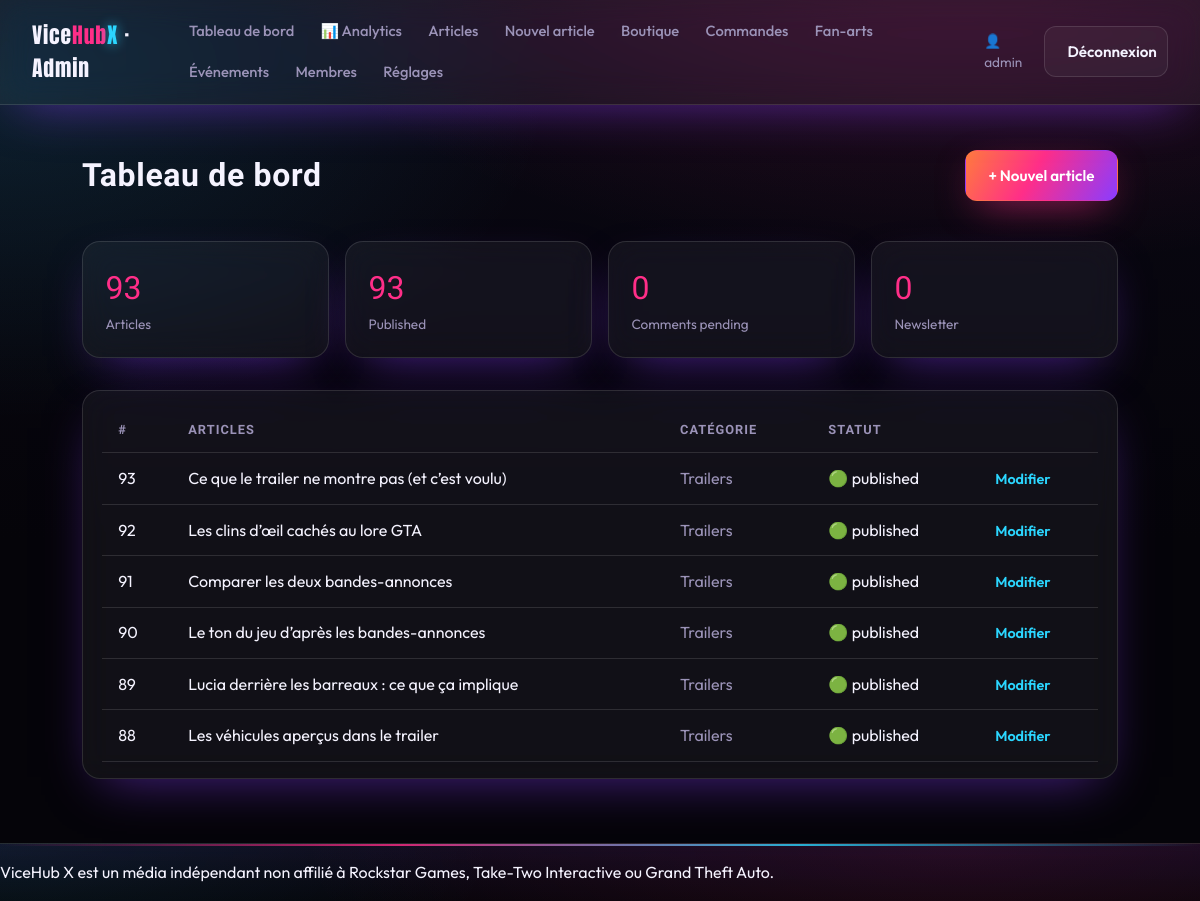
/admin/dashboard.php (signed in), run on an earlier commit of the app's database.
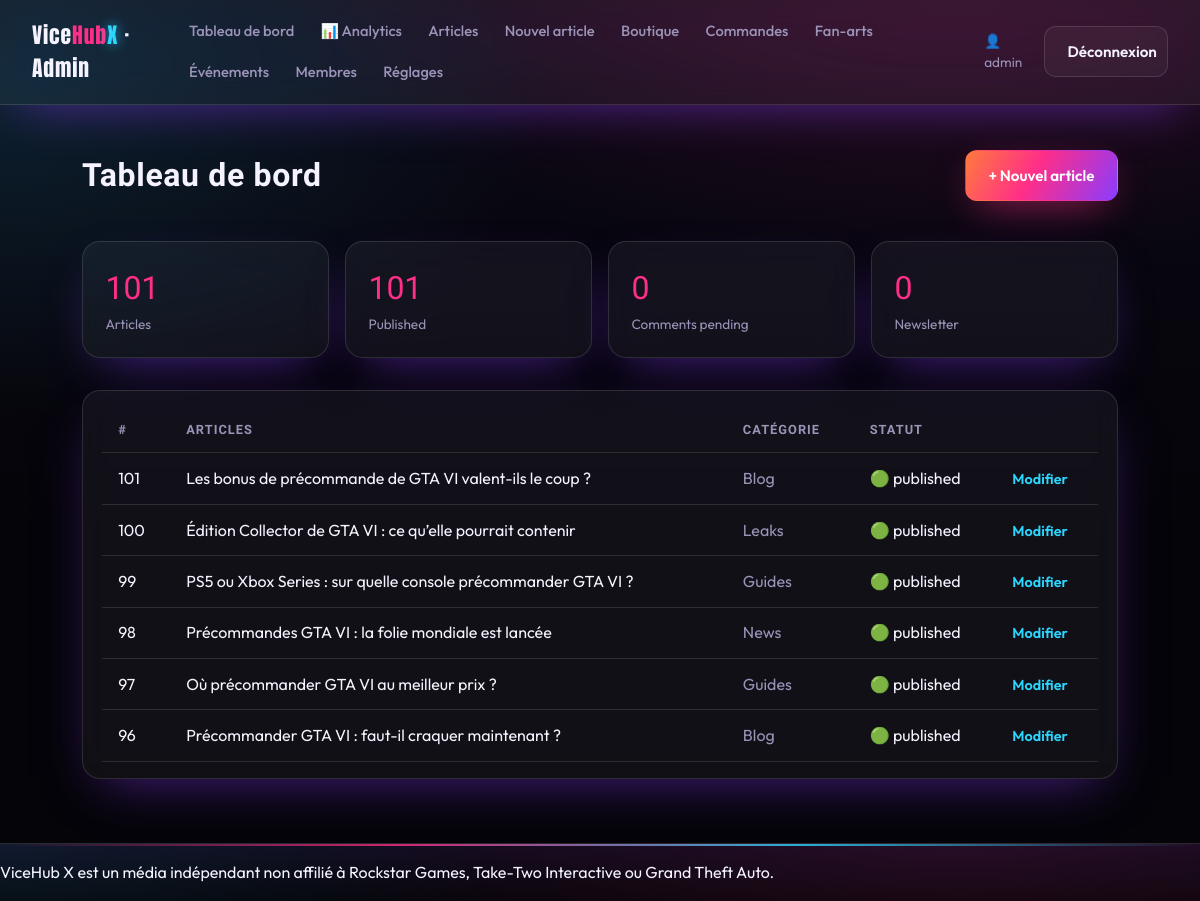
And on a later commit of the database.
### tables this page shows
CREATE TABLE articles (
    id           INT AUTO_INCREMENT PRIMARY KEY,
    category_id  INT,
    lang         ENUM('fr','en') NOT NULL DEFAULT 'fr',
    title        VARCHAR(200) NOT NULL,
    slug         VARCHAR(220) NOT NULL UNIQUE,
    excerpt      VARCHAR(400),
    body         MEDIUMTEXT,
    badge        VARCHAR(20) DEFAULT NULL,
    image        VARCHAR(255) DEFAULT NULL,
    author_id    INT DEFAULT NULL,
    status       ENUM('draft','pending','published') NOT NULL DEFAULT 'draft',
    published_at DATETIME DEFAULT NULL,
    created_at   DATETIME NOT NULL DEFAULT CURRENT_TIMESTAMP,
    CONSTRAINT fk_articles_cat FOREIGN KEY (category_id)
        REFERENCES categories(id) ON DELETE SET NULL,
    INDEX idx_status (status),
    INDEX idx_lang (lang)
);

CREATE TABLE categories (
    id   INT AUTO_INCREMENT PRIMARY KEY,
    name VARCHAR(80) NOT NULL,
    slug VARCHAR(80) NOT NULL UNIQUE
);

### includes/functions.php (called while the page is built, shortened)
<?php
function e(?string $value): string
{
    return htmlspecialchars((string) $value, ENT_QUOTES | ENT_SUBSTITUTE, 'UTF-8');
}
function t(string $key): string
{
    return $GLOBALS['LANG'][$key] ?? ($GLOBALS['LANG_FALLBACK'][$key] ?? $key);
}
function lang(): string
{
    return $GLOBALS['LANG_CODE'] ?? 'fr';
}
function asset(string $path): string
{
    return BASE_URL . '/public/assets/' . ltrim($path, '/');
}
function url(string $path): string
{
    return BASE_URL . '/' . ltrim($path, '/');
}

### config/database.php (called while the page is built, shortened)
<?php
function db(): PDO
{
    static $pdo = null;
    if ($pdo instanceof PDO) {
        return $pdo;
    }
    $dsn = sprintf(
        'mysql:host=%s;port=%s;dbname=%s;charset=utf8mb4',
        DB_HOST,
        DB_PORT,
        DB_NAME
    );
    try {
        $pdo = new PDO($dsn, DB_USER, DB_PASS, [
            PDO::ATTR_ERRMODE            => PDO::ERRMODE_EXCEPTION,
            PDO::ATTR_DEFAULT_FETCH_MODE => PDO::FETCH_ASSOC,
            PDO::ATTR_EMULATE_PREPARES   => false,
        ]);
    } catch (PDOException $e) {
        http_response_code(500);
        $hint = (getenv('APP_ENV') ?: 'dev') === 'prod'
            ? 'Service momentanément indisponible.'
            : 'Connexion base de données impossible : ' . $e->getMessage()
              . ' — vérifiez config/config.php et que la base "' . DB_NAME . '" existe.';
        exit('<p style="font-family:sans-serif;padding:2rem;color:#fff;background:#0a0a12">'
            . htmlspecialchars($hint, ENT_QUOTES, 'UTF-8') . '</p>');
    }
    return $pdo;
}

### admin/dashboard.php (the view, shortened to what the changed rows need)
<?php
require __DIR__ . '/../includes/admin_header.php';
$counts = [
    'articles'    => (int) db()->query("SELECT COUNT(*) c FROM articles")->fetch()['c'],
    'published'   => (int) db()->query("SELECT COUNT(*) c FROM articles WHERE status='published'")->fetch()['c'],
    'comments'    => (int) db()->query("SELECT COUNT(*) c FROM comments WHERE status='pending'")->fetch()['c'],
    'subscribers' => (int) db()->query("SELECT COUNT(*) c FROM newsletter_subscribers")->fetch()['c'],
];
$recent = db()->query(
    "SELECT a.id, a.title, a.status, a.published_at, c.name cat
     FROM articles a LEFT JOIN categories c ON c.id=a.category_id
     ORDER BY a.id DESC LIMIT 6"
)->fetchAll();
?>
<div class="admin-bar">
    <h1><?= e(t('admin_dashboard')) ?></h1>
</div>
<div class="stat-grid">
    <div class="stat glass"><div class="num"><?= $counts['articles'] ?></div><div class="lbl"><?= e(t('admin_articles')) ?></div></div>
    <div class="stat glass"><div class="num"><?= $counts['published'] ?></div><div class="lbl">Published</div></div>
</div>
<div class="glass" style="border-radius:18px;padding:1rem 1.2rem">
    <table class="data-table">
        <thead><tr><th>#</th><th><?= e(t('admin_articles')) ?></th><th>Catégorie</th><th>Statut</th><th></th></tr></thead>
        <tbody>
        <?php foreach ($recent as $r): ?>
            <tr>
                <td><?= (int) $r['id'] ?></td>
                <td><?= e($r['title']) ?></td>
                <td class="muted"><?= e($r['cat'] ?? '—') ?></td>
                <td><?= $r['status'] === 'published' ? '🟢' : '⚪' ?> <?= e($r['status']) ?></td>
                <td><a class="link-all" href="<?= e(url('admin/article-edit.php?id=' . (int) $r['id'])) ?>"><?= e(t('admin_edit')) ?></a></td>
            </tr>
        <?php endforeach; ?>
        </tbody>
    </table>
</div>
<?php require __DIR__ . '/../includes/admin_footer.php'; ?>

### includes/admin_header.php (shortened to what the changed rows need)
<?php
$admin_nav = [
    ['dashboard.php', t('admin_dashboard')],
    ['analytics.php', '📊 Analytics'],
    ['articles.php',  t('admin_articles')],
    ['article-create.php', t('admin_new')],
    ['products.php',  'Boutique'],
    ['orders.php',    'Commandes'],
    ['fanarts.php',   'Fan-arts'],
    ['events.php',    'Événements'],
    ['users.php',     'Membres'],
    ['settings.php',  'Réglages'],
];
?>
<!DOCTYPE html>
<html lang="<?= e(lang()) ?>">
<head>
    <link rel="stylesheet" href="<?= e(asset('css/style.css')) ?>">
</head>
<body>
<header class="site-header glass">
    <div class="header-inner">
        <nav class="site-nav">
            <?php foreach ($admin_nav as [$href, $label]): ?>
                <a href="<?= e(url('admin/' . $href)) ?>"><?= e($label) ?></a>
            <?php endforeach; ?>
        </nav>
    </div>
</header>
<main class="admin-shell">

What changed in the data, as far as the page shows it:
no longer on this page (row unchanged): articles: id "93", title "Ce que le trailer ne montre pas (et c’est voulu)", category.name "Trailers", status "published"
no longer on this page (row unchanged): articles: id "92", title "Les clins d’œil cachés au lore GTA", category.name "Trailers", status "published"
no longer on this page (row unchanged): articles: id "91", title "Comparer les deux bandes-annonces", category.name "Trailers", status "published"
no longer on this page (row unchanged): articles: id "90", title "Le ton du jeu d’après les bandes-annonces", category.name "Trailers", status "published"
no longer on this page (row unchanged): articles: id "89", title "Lucia derrière les barreaux : ce que ça implique", category.name "Trailers", status "published"
no longer on this page (row unchanged): articles: id "88", title "Les véhicules aperçus dans le trailer", category.name "Trailers", status "published"
added articles: id "101", title "Les bonus de précommande de GTA VI valent-ils le coup ?", category.name "Blog", status "published"
added articles: id "100", title "Édition Collector de GTA VI : ce qu’elle pourrait contenir", category.name "Leaks", status "published"
added articles: id "99", title "PS5 ou Xbox Series : sur quelle console précommander GTA VI ?", category.name "Guides", status "published"
added articles: id "98", title "Précommandes GTA VI : la folie mondiale est lancée", category.name "News", status "published"
added articles: id "97", title "Où précommander GTA VI au meilleur prix ?", category.name "Guides", status "published"
added articles: id "96", title "Précommander GTA VI : faut-il craquer maintenant ?", category.name "Blog", status "published"
Also different on the page:
$counts['articles']: "93" → "101"
$counts['published']: "93" → "101"
